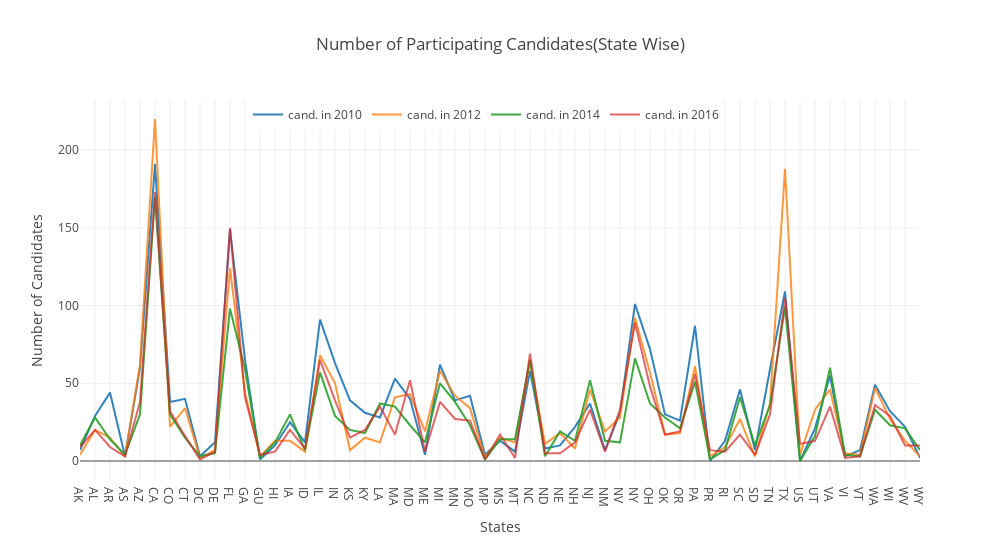

The notebook cell this image was saved under:
### Markdown cell above
We are visualizing a dataset which shows US Congressional election's expenditures. We will start with getting to know something about the people who spend millions of dollars in elections,which positions cost them how much, in general how much they spend, during what time of the year, for what purpose, and finally who receives the money. In other words try to maximize the revenues for companies/individuals receiving money.
Let us start with something simple like: the distribution of Candidates by States

### Code cell
#Plot 1
#creating line chart (ploty package)
#defining lines
trace1 = go.Scatter(x =results['index'], y = results['2010'],mode = 'lines', name= 'cand. in 2010',opacity=0.9)
trace2 = go.Scatter(x =results['index'], y = results['2012'],mode = 'lines',name= 'cand. in 2012',opacity=0.8)
trace3 = go.Scatter(x =results['index'], y = results['2014'],mode = 'lines',name= 'cand. in 2014',opacity=0.9)
trace4 = go.Scatter(x =results['index'], y = results['2016'],mode = 'lines',name= 'cand. in 2016',opacity=0.7)

#defining graph properties
layout =go.Layout(title='Number of Participating Candidates(State Wise)',legend=dict(orientation="h",x=.2, y=1.0),
                  width=1000,
                  xaxis = dict(title = 'States'),
                  yaxis = dict(title = 'Number of Candidates'))
fig = go.Figure(data=[trace1,trace2,trace3,trace4], layout=layout)

#plotting the graph
plotly.offline.iplot(fig)

### Figure 1 — Plotly figure (JSON) as saved in the notebook; plotly's stock layout.template omitted (floating-point values rounded to 4 significant figures)
{"data": [{"mode": "lines", "name": "cand. in 2010", "opacity": 0.9, "type": "scatter", "x": ["AK", "AL", "AR", "AS", "AZ", "CA", "CO", "CT", "DC", "DE", "FL", "GA", "GU", "HI", "IA", "ID", "IL", "IN", "KS", "KY", "LA", "MA", "MD", "ME", "MI", "MN", "MO", "MP", "MS", "MT", "NC", "ND", "NE", "NH", "NJ", "NM", "NV", "NY", "OH", "OK", "OR", "PA", "PR", "RI", "SC", "SD", "TN", "TX", "US", "UT", "VA", "VI", "VT", "WA", "WI", "WV", "WY"], "y": [7, 29, 44, 3, 60, 191, 38, 40, 3, 12, 149, 65, 1, 10, 25, 12, 91, 63, 39, 31, 28, 53, 40, 4, 62, 39, 42, 4, 13, 6, 58, 8, 10, 22, 37, 7, 31, 101, 72, 30, 26, 87, 0, 13, 46, 7, 59, 109, 0, 21, 55, 3, 7, 49, 32, 22, 2]}, {"mode": "lines", "name": "cand. in 2012", "opacity": 0.8, "type": "scatter", "x": ["AK", "AL", "AR", "AS", "AZ", "CA", "CO", "CT", "DC", "DE", "FL", "GA", "GU", "HI", "IA", "ID", "IL", "IN", "KS", "KY", "LA", "MA", "MD", "ME", "MI", "MN", "MO", "MP", "MS", "MT", "NC", "ND", "NE", "NH", "NJ", "NM", "NV", "NY", "OH", "OK", "OR", "PA", "PR", "RI", "SC", "SD", "TN", "TX", "US", "UT", "VA", "VI", "VT", "WA", "WI", "WV", "WY"], "y": [4, 20, 15, 3, 62, 220, 22, 34, 2, 7, 124, 44, 3, 13, 13, 6, 68, 50, 7, 15, 12, 41, 43, 19, 58, 42, 34, 2, 15, 12, 64, 11, 18, 8, 46, 19, 28, 92, 57, 17, 18, 61, 3, 9, 27, 3, 37, 188, 4, 33, 46, 5, 4, 47, 27, 13, 3]}, {"mode": "lines", "name": "cand. in 2014", "opacity": 0.9, "type": "scatter", "x": ["AK", "AL", "AR", "AS", "AZ", "CA", "CO", "CT", "DC", "DE", "FL", "GA", "GU", "HI", "IA", "ID", "IL", "IN", "KS", "KY", "LA", "MA", "MD", "ME", "MI", "MN", "MO", "MP", "MS", "MT", "NC", "ND", "NE", "NH", "NJ", "NM", "NV", "NY", "OH", "OK", "OR", "PA", "PR", "RI", "SC", "SD", "TN", "TX", "US", "UT", "VA", "VI", "VT", "WA", "WI", "WV", "WY"], "y": [10, 28, 14, 4, 30, 170, 30, 15, 3, 5, 98, 59, 2, 12, 30, 7, 57, 29, 20, 18, 37, 35, 23, 12, 50, 38, 23, 1, 14, 14, 65, 3, 19, 13, 52, 13, 12, 66, 37, 28, 21, 51, 1, 7, 41, 10, 36, 99, 0, 16, 60, 4, 3, 33, 23, 21, 7]}, {"mode": "lines", "name": "cand. in 2016", "opacity": 0.7, "type": "scatter", "x": ["AK", "AL", "AR", "AS", "AZ", "CA", "CO", "CT", "DC", "DE", "FL", "GA", "GU", "HI", "IA", "ID", "IL", "IN", "KS", "KY", "LA", "MA", "MD", "ME", "MI", "MN", "MO", "MP", "MS", "MT", "NC", "ND", "NE", "NH", "NJ", "NM", "NV", "NY", "OH", "OK", "OR", "PA", "PR", "RI", "SC", "SD", "TN", "TX", "US", "UT", "VA", "VI", "VT", "WA", "WI", "WV", "WY"], "y": [9, 20, 9, 3, 38, 173, 32, 16, 1, 6, 150, 41, 4, 6, 20, 8, 65, 39, 15, 20, 35, 17, 52, 6, 38, 27, 26, 1, 17, 2, 69, 5, 5, 12, 33, 6, 33, 89, 48, 17, 19, 56, 7, 6, 17, 4, 30, 105, 11, 13, 35, 2, 3, 36, 29, 10, 10]}], "layout": {"legend": {"orientation": "h", "x": 0.2, "y": 1}, "title": "Number of Participating Candidates(State Wise)", "width": 1000, "xaxis": {"title": "States"}, "yaxis": {"title": "Number of Candidates"}}}
